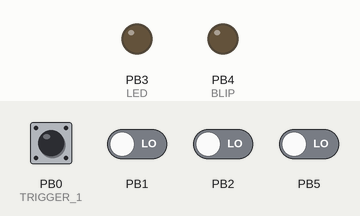
The sketch below on a simulated ATtiny85, built with avr-gcc and run on an emulated ATtiny85. On the bench: output pins drawn as LEDs (lit = HIGH). Dashed ring = blinking. The inputs (shaded band) are chosen by the test bench; at power-on: PB0 (TRIGGER_1) HIGH, PB1, PB2, PB5 LOW. Sleep ends after the set time or at an interrupt.

Above: at 1.2 s.
1.3 s: PB0 (TRIGGER_1) pulled LOW for 0.15 s
At 1.36 s:
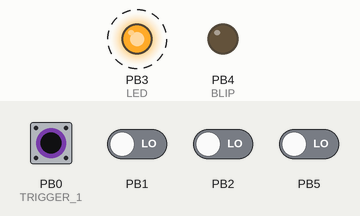
Timing chart, 0 to 4.3 s (numbered marks = the images above; inputs shaded):
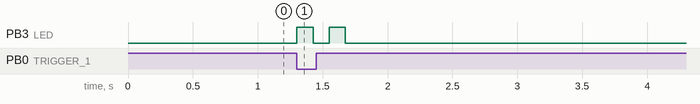

The sketch:

Blipper.ino
```cpp
// (licence header left out)
#include <avr/sleep.h>
#include <avr/power.h>

//Pin definition
#define LED PB3
#define BLIP PB4
#define TRIGGER_1 PB0

#define NO_TRIGGER -1

#define LED_BLINK_DURATION_MS 500
#define BLIP_PULSE_DURATION_US 200

//Stores the pin state every time interrupt is called
volatile byte prevPinState = 0b11111111;

//Stores the trigger number that triggered the interrupt
volatile byte activatedTrigger = NO_TRIGGER;

//Pin change interrupt function
ISR(PCINT0_vect)
{
  //PINB XOR prevPinState to get list of triggers that changed state
  byte changedPins = PINB ^ prevPinState;

  //If a trigger changed state and is a down-press,
  // then set activatedTrigger to that trigger.
  if (bitRead(changedPins, TRIGGER_1) && !bitRead(PINB, TRIGGER_1))
  {
    activatedTrigger = TRIGGER_1;
  }
  else
  {
    activatedTrigger = NO_TRIGGER;
  }

  //Store PINB as prev pin state
  prevPinState = PINB;
}

void setup ()
{
  pinMode (LED, OUTPUT);
  pinMode (BLIP, OUTPUT);
  pinMode (TRIGGER_1, INPUT_PULLUP);

  //Pin Change Mask Register:
  //- Set trigger pins to trigger pin change interrupt
  PCMSK |= bit(TRIGGER_1);

  //General Interrupt Flag Register:
  //- Clear pin change interrupt flag
  GIFR |= bit(PCIF);

  //General Interrupt Mask Register:
  //- Enable pin change interrupt
  GIMSK |= bit(PCIE);
}

void loop ()
{
  if (activatedTrigger == TRIGGER_1)
  {
    outputBlip(3);
    blinkLED(2);
  }
  //Enter sleep mode when idle to save power
  goToSleep();
}

//Sends blip signal through BLIP pin
void outputBlip(byte numPulses)
{
  int blipDuration = BLIP_PULSE_DURATION_US / 2;
  for (byte i = 0; i < numPulses; ++i)
  {
    digitalWrite(BLIP, HIGH);
    delayMicroseconds(blipDuration);
    digitalWrite(BLIP, LOW);
    delayMicroseconds(blipDuration);
  }
}

//Blinks LED through LED pin
void blinkLED(byte numPulses)
{
  int delayDuration = (LED_BLINK_DURATION_MS / numPulses) / 2;
  for (byte i = 0; i < numPulses; ++i)
  {
    digitalWrite(LED, HIGH);
    delay(delayDuration);
    digitalWrite(LED, LOW);
    delay(delayDuration);
  }
}

void goToSleep()
{
  set_sleep_mode(SLEEP_MODE_PWR_DOWN);
  ADCSRA = 0;            // turn off ADC
  power_all_disable ();  // power off ADC, Timer 0 and 1, serial interface
  sleep_enable();
  sleep_cpu();
  sleep_disable();
  power_all_enable();    // power everything back on
}
```

Measured:
- after the input at 1.3 s, PB3 (LED): alternates HIGH for 0.13 s and LOW for 0.13 s, 4 changes in all, then stays LOW, starting at once
